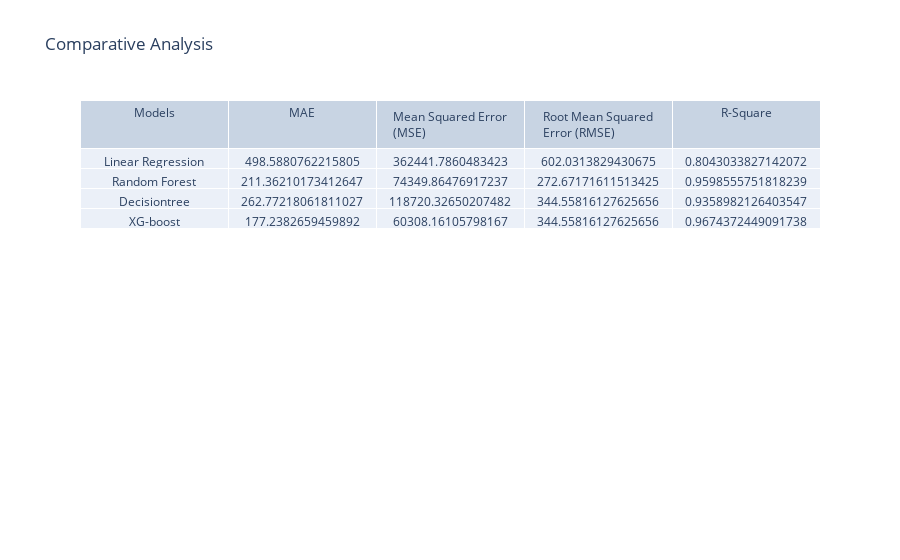

Write notebook code for a chart like this one.
### Markdown cell above
## Model Comparition

### Code cell
import plotly.graph_objects as go

# Example data
data = [
    ["Linear Regression", mae_linear, mse_linear, rmse_linear, rsq_linear],
    ["Random Forest", mae_rf, mse_rf, rmse_rf, rsq_rf],  # Replace None with the actual value
    ["Decisiontree", mae_dt, mse_dt, rmse_dt, rsq_dt],
    ["XG-boost", mae_xgb, mse_xgb, rmse_xgb, rsq_xgb],   # Replace None with the actual value
]

# Table headers
headers = ["Models", "MAE","Mean Squared Error (MSE)", "Root Mean Squared Error (RMSE)", "R-Square"]

# Create a trace for the table
trace = go.Table(
    header=dict(values=headers),
    cells=dict(values=list(zip(*data)))
)

# Create a layout
layout = go.Layout(title="Comparative Analysis")

# Create a figure
fig = go.Figure(data=[trace], layout=layout)

# Show the figure
fig.show()

### Figure 1 — Plotly figure (JSON) as saved in the notebook; plotly's stock layout.template omitted (floating-point values rounded to 4 significant figures)
{"data": [{"cells": {"values": [["Linear Regression", "Random Forest", "Decisiontree", "XG-boost"], [498.6, 211.4, 262.8, 177.2], [362400.0, 74350.0, 118700.0, 60310.0], [602.0, 272.7, 344.6, 344.6], [0.8043, 0.9599, 0.9359, 0.9674]]}, "header": {"values": ["Models", "MAE", "Mean Squared Error (MSE)", "Root Mean Squared Error (RMSE)", "R-Square"]}, "type": "table"}], "layout": {"title": {"text": "Comparative Analysis"}}}
